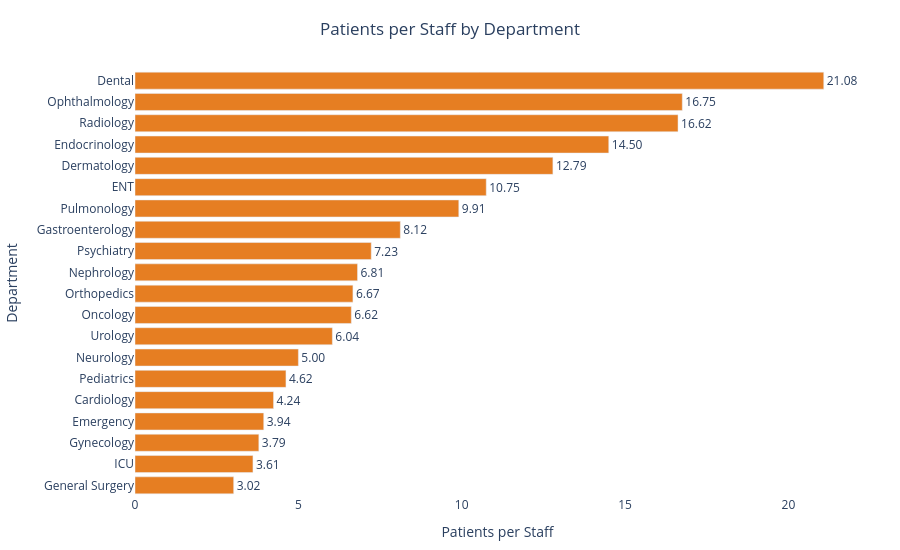

The notebook cell this image was saved under:
### Code cell
chart1_df = df.sort_values("Patients_per_Staff", ascending=True)

fig1 = px.bar(
    chart1_df,
    x="Patients_per_Staff",
    y="department_name",
    orientation="h",
    text="Patients_per_Staff",
    title="Patients per Staff by Department",
    labels={
        "Patients_per_Staff": "Patients per Staff",
        "department_name": "Department"
    }
)

fig1.update_traces(
    marker_color="#E67E22",
    texttemplate="%{text:.2f}",
    textposition="outside"
)

fig1.update_layout(
    height=550,
    margin=dict(l=20, r=40, t=70, b=40),
    title_x=0.5,
    plot_bgcolor="white",
    paper_bgcolor="white"
)

fig1.show()

### Figure 1 — Plotly figure (JSON) as saved in the notebook; plotly's stock layout.template omitted (floating-point values rounded to 4 significant figures)
{"data": [{"hovertemplate": "Patients per Staff=%{text}<br>Department=%{y}<extra></extra>", "legendgroup": "", "marker": {"color": "#E67E22", "pattern": {"shape": ""}}, "name": "", "orientation": "h", "showlegend": false, "text": [3.02, 3.61, 3.79, 3.94, 4.24, 4.62, 5.0, 6.04, 6.62, 6.67, 6.81, 7.23, 8.12, 9.91, 10.75, 12.79, 14.5, 16.62, 16.75, 21.08], "textposition": "outside", "texttemplate": "%{text:.2f}", "type": "bar", "x": [3.02, 3.61, 3.79, 3.94, 4.24, 4.62, 5.0, 6.04, 6.62, 6.67, 6.81, 7.23, 8.12, 9.91, 10.75, 12.79, 14.5, 16.62, 16.75, 21.08], "xaxis": "x", "y": ["General Surgery", "ICU", "Gynecology", "Emergency", "Cardiology", "Pediatrics", "Neurology", "Urology", "Oncology", "Orthopedics", "Nephrology", "Psychiatry", "Gastroenterology", "Pulmonology", "ENT", "Dermatology", "Endocrinology", "Radiology", "Ophthalmology", "Dental"], "yaxis": "y"}], "layout": {"barmode": "relative", "height": 550, "legend": {"tracegroupgap": 0}, "margin": {"b": 40, "l": 20, "r": 40, "t": 70}, "paper_bgcolor": "white", "plot_bgcolor": "white", "title": {"text": "Patients per Staff by Department", "x": 0.5}, "xaxis": {"anchor": "y", "domain": [0, 1], "title": {"text": "Patients per Staff"}}, "yaxis": {"anchor": "x", "domain": [0, 1], "title": {"text": "Department"}}}}
